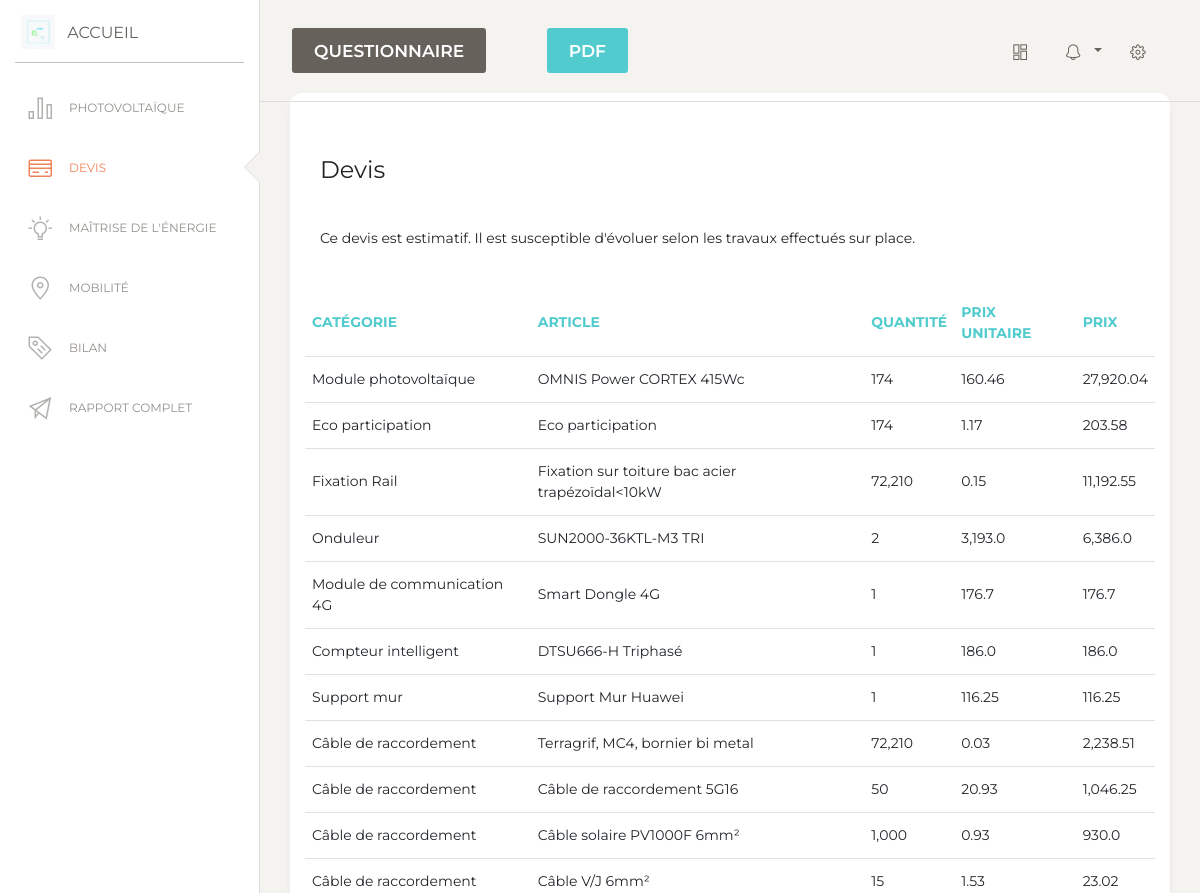
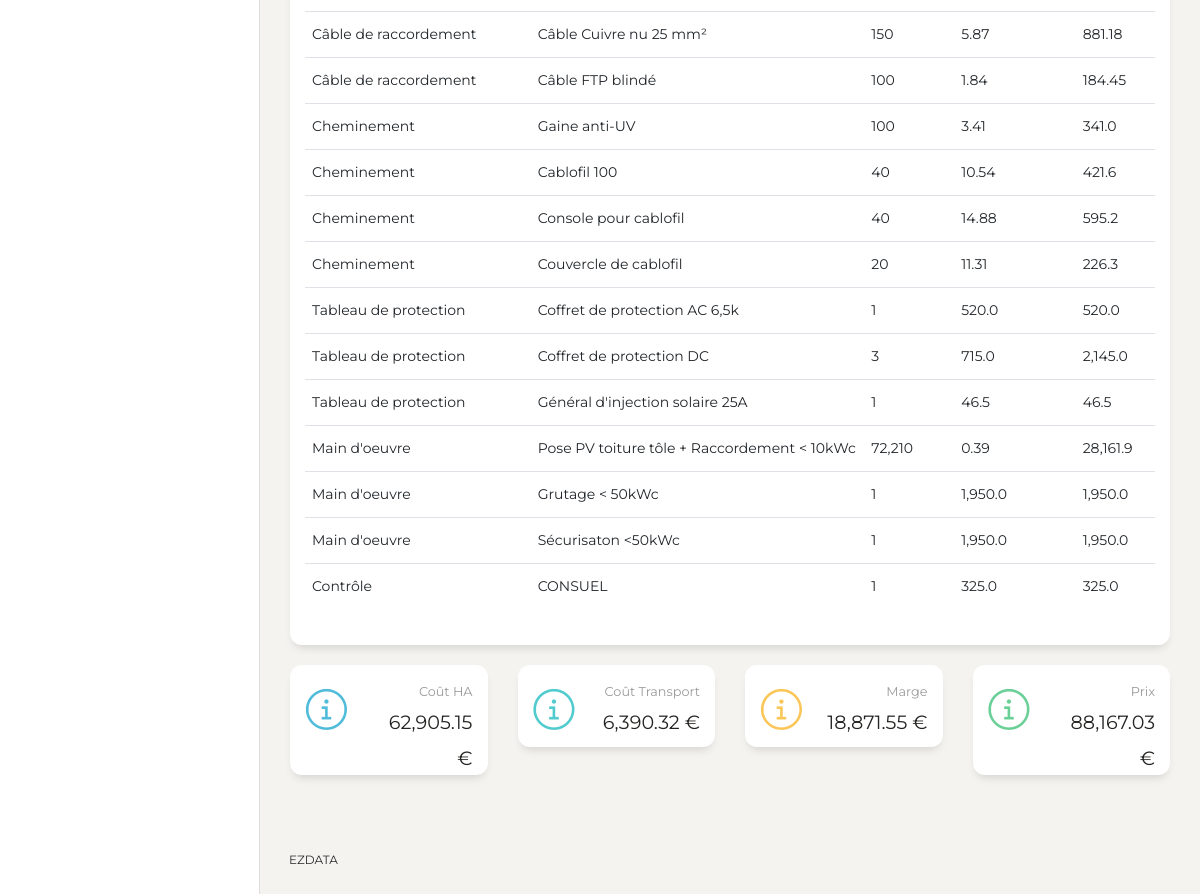
The page /6/factu (signed in) on the database its author committed (2 pictures, top to bottom).
### PV/models.py (models this page shows, shortened)
class ItemQuantite(models.Model):
    catalogue_solution = models.ForeignKey(
        CatalogueSolution, on_delete=models.CASCADE, verbose_name='Solution')
    facturation_item = models.ForeignKey(
        FacturationItem, on_delete=models.CASCADE, verbose_name='Elément')
    quantite = models.IntegerField(default=0, verbose_name='Quantité')
    def _cout_HA_unit(self):
        cout = self.facturation_item.cout_HA_unit
        return round(cout, 2)
    cout_HA_unit = property(_cout_HA_unit)
    def _cout_transport_unit(self):
        taux = self.facturation_item.taux_transport/100
        cout = taux*self.facturation_item.cout_HA_unit
        return round(cout, 2)
    cout_transport_unit = property(_cout_transport_unit)
    def _cout_HA(self):
        cout = self.facturation_item.cout_HA_unit*self.quantite
        return round(cout, 2)
    cout_HA = property(_cout_HA)
    def _cout_transport(self):
        taux = self.facturation_item.taux_transport/100
        cout_transport_unit = taux*self.facturation_item.cout_HA_unit
        cout = cout_transport_unit*self.quantite
        return round(cout, 2)
    cout_transport = property(_cout_transport)
    def _prix_unit(self):
        taux = self.facturation_item.taux_transport/100
        cout_transport_unit = taux*self.facturation_item.cout_HA_unit
        marge = self.catalogue_solution.marge/100
        prix = self.facturation_item.cout_HA_unit*(1+marge)+cout_transport_unit
        return round(prix, 2)
    prix_unit = property(_prix_unit)
    def _prix(self):
        marge = self.catalogue_solution.marge/100
        cout_HA = self.facturation_item.cout_HA_unit*self.quantite
        taux = self.facturation_item.taux_transport/100
        cout_transport_unit = taux*self.facturation_item.cout_HA_unit
        cout_transport = cout_transport_unit*self.quantite
        prix = cout_HA*(1+marge)+cout_transport
        return round(prix, 2)
    prix = property(_prix)
    def _marge(self):
        marge = self.catalogue_solution.marge/100
        cout_HA = self.facturation_item.cout_HA_unit*self.quantite
        return round(cout_HA*marge, 2)
    marge = property(_marge)
    class Meta:
        verbose_name = 'Catalogue - Entrée'

class FacturationItem(models.Model):
    type = models.CharField(max_length=255, verbose_name="Type d'équipement")
    article = models.CharField(max_length=255, verbose_name='Article')
    cout_HA_unit = models.FloatField(
        verbose_name='Coût HA unitaire')
    taux_transport = models.FloatField(
        verbose_name='Taux transport en % du prix HA')
    unites = (('Unité', 'Unité'),
              ('/ Wc', '/ Wc'),
              ('/ ml', '/ ml'),)
    unite = models.CharField(
        max_length=255, choices=unites, verbose_name='Unité', default='Unité')
    class Meta:
        verbose_name = 'Equipement'

class CatalogueSolution(models.Model):
    taille = models.FloatField(verbose_name='Taille en kWc')
    instal = (('Monophasée', 'Monophasée'),
              ('Triphasée', 'Triphasée'),)
    installation = models.CharField(
        verbose_name='Installation', choices=instal, max_length=255)
    marge = models.FloatField(verbose_name='marge en %')
    elements = models.ManyToManyField(
        FacturationItem, through='ItemQuantite')
    class Meta:
        constraints = [
            models.UniqueConstraint(
                fields=['taille', 'installation'], name="solutions uniques")
        ]
    class Meta:
        verbose_name = 'Catalogue - Solution'

class ExportSite(models.Model):
    projet = models.ForeignKey(
        Projet, on_delete=models.CASCADE, verbose_name='Projet')
    enseigne = models.ForeignKey(
        Enseigne, on_delete=models.CASCADE, verbose_name='Enseigne')
    sitename = models.CharField(
        max_length=255)
    class Meta:
        unique_together = ('enseigne',)
    def _export(self):
        export = list(model_to_dict(self).values())
        return export[3:]
    export = property(_export)

### PV/views.py (the view)
# urls.py: path('<int:id_enseigne>/factu', views.factu_catalogue, name='factu'),
@login_required
def factu_catalogue(request, id_enseigne):
    global site
    site = 1
    rqt1 = Enseigne.objects.get(id=id_enseigne)
    nb = rqt1.nb_sites
    projet = rqt1.projet
    if not ExportSite.objects.filter(enseigne=rqt1).exists():
        exportsite = ExportSite(
            projet=projet, enseigne=rqt1, sitename=rqt1.name)
        exportsite.save()
    else:
        exportsite = ExportSite.objects.get(enseigne=rqt1)
    range_nb = range(nb)
    rqt2 = Batiment.objects.filter(enseigne=rqt1, num_sites=site)[0]
    rqt3 = Localisation.objects.get(batiment=rqt2)
    territ = rqt3.territ
    rqt4 = Profil.objects.get(batiment=rqt2)
    profil = rqt4.type_profil
    personnalise = Profil_types.objects.get(type_profil='Personnalisé')
    perso = False
    if profil == personnalise:
        perso = True
        profil = ProfilPerso.objects.get(batiment=rqt2).profil
    rqt5 = Toiture.objects.get(batiment=rqt2)
    surface = rqt5.surface
    toiture = rqt5.toiture
    rqt6 = EDF.objects.get(batiment=rqt2)
    puissance = rqt6.puissance
    Nb_kW = rqt6.nb_kW
    ref = rqt6.reference
    rqt7 = Electrification.objects.get(souscription=rqt6)
    installation = rqt7.installation
    if ref == 'Bimestrielle':
        conso_perso = ((Nb_kW * 6) / 365) * 7
    if ref == 'Mensuelle':
        conso_perso = ((Nb_kW * 12) / 365) * 7
    if ref == 'Annuelle':
        conso_perso = ((Nb_kW) / 365) * 7
    sol = solution_catalogue(conso_perso, profil, perso, territ, surface,
                             installation, puissance, etat_batterie, etat_AutoProd, etat_entre_deux)
    if CentraleBatiment.objects.filter(batiment=rqt2).exists():
        cb = CentraleBatiment.objects.get(batiment=rqt2)
        if SolutionBatiment.objects.filter(centrale_batiment=cb).exists():
            x = SolutionBatiment.objects.get(centrale_batiment=cb)
            sol = x.solution
    CentraleBatiment.objects.filter(batiment=rqt2).delete()
    cb = CentraleBatiment(batiment=rqt2)
    cb.save()
    SolutionBatiment.objects.filter(centrale_batiment=cb).delete()
    x = SolutionBatiment(centrale_batiment=cb, solution=sol)
    x.save()
    choices = FacturationItem.objects.filter(type="Module photovoltaïque")
    choices = [x for x in choices]
    modulepv_qt = ItemQuantite.objects.get(
        catalogue_solution=sol, facturation_item__in=choices)
    modulepv = modulepv_qt.facturation_item
    panneau_name = modulepv.article
    panneau_qt = modulepv_qt.quantite
    panneau = ModulesPV.objects.get(Nom=panneau_name)
    taille = sol.taille
    nbr_modules = panneau_qt
    surface_totale = nbr_modules*panneau.Surface_Panneau_m2
    test = ItemQuantite.objects.filter(catalogue_solution=sol)
    p1 = sum([x.cout_HA for x in test])
    p2 = sum([x.cout_transport for x in test])
    p3 = sum([x.marge for x in test])
    p4 = sum([x.prix for x in test])
    p1 = round(p1, 2)
    p2 = round(p2, 2)
    p3 = round(p3, 2)
    p4 = round(p4, 2)
    exportsite.invest_pv = p4
    exportsite.save()
    if 'Précédent' in request.POST:
        url = reverse('mobilite', kwargs={'id_enseigne': id_enseigne})
        return HttpResponseRedirect(url)
    return render(request, 'factu_catalogue.html', {'id_enseigne': id_enseigne, 'site': site, 'nb': range_nb, 'elements': test, 'totalHA': p1, 'totalTransport': p2, 'totalMarge': p3, 'totalPrix': p4})

### PV/templates/factu_catalogue.html (shortened to what this page needs)
{% extends 'base_results.html' %}
{% block title %}
<form action="" method="POST" name="formA">
    <div class="row">
        <div class="col-md-3">
            <input type='submit' class='btn btn-sucess btn-wd' name='Précédent' value='Questionnaire' />
        </div>
        <div class="col-md-3 offset-6">
            <button class="btn btn-primary bg-gradient-info mt-lg-7 mb-0" onClick="window.print()" type="button"
                name="button">PDF</button>
        </div>
    </div>
</form>
{% endblock %}
{% block navbar %}
<li>
    <a href="{% url 'results' id_enseigne %}">
        <i class="nc-icon nc-chart-bar-32"></i>
        <p>Photovoltaïque</p>
    </a>
</li>
<li class="active">
    <a href="{% url 'factu' id_enseigne%}">
        <i class="nc-icon nc-credit-card"></i>
        <p> Devis</p>
    </a>
</li>
<li>
    <a href="{% url 'mde' id_enseigne %}">
        <i class="nc-icon nc-bulb-63"></i>
        <p>Maîtrise de l'énergie</p>
    </a>
</li>
<li>
    <a href="{% url 'mobi' id_enseigne %}">
        <i class="nc-icon nc-pin-3"></i>
        <p> Mobilité</p>
    </a>
</li>
<li>
    <a href="{% url 'bilan' id_enseigne %}">
        <i class="nc-icon nc-tag-content"></i>
        <p> Bilan</p>
    </a>
</li>
<li>
    <a href="">
        <i class="nc-icon nc-send"></i>
        <p> Rapport complet</p>
    </a>
</li>
{% endblock navbar %}
{% block content %}
{% load humanize %}
<div class="content">
    <div class="row">
        <div class="col-md-12">
            <div class="card">
                <div class="card-header">
                    <h4 class="card-body"> Devis</h4>
                    <p class="card-body">Ce devis est estimatif. Il est susceptible d'évoluer selon les travaux
                        effectués
                        sur place.
                    </p>
                </div>
                <div class="card-body">
                    <div class="table-responsive">
                        <table class="table">
                            <thead class=" text-primary">
                                <th>
                                    Catégorie
                                </th>
                                <th>
                                    Article
                                </th>
                                <th>
                                    Quantité
                                </th>
                                <th>
                                    Prix unitaire
                                </th>
                                <th>
                                    Prix
                                </th>
                            </thead>
                            <tbody>
                                {% for i in elements %}
                                <tr>
                                    <td>
                                        {{ i.facturation_item.type }}
                                    </td>
                                    <td>
                                        {{ i.facturation_item.article }}
                                    </td>
                                    <td>
                                        {{ i.quantite }}
                                    </td>
                                    <td>
                                        {{ i.prix_unit }}
                                    </td>
                                    <td>
                                        {{ i.prix }}
                                    </td>
                                </tr>
                                {% endfor %}
                            </tbody>
                        </table>
                    </div>
                </div>
            </div>
        </div>
    </div>
    <div class="row">
        <div class="col-lg-3 col-md-6 col-sm-6">
            <div class="card card-stats">
                <div class="card-body ">
                    <div class="row">
                        <div class="col-5 col-md-4">
                            <div class="icon-big text-center icon-warning">
                                <i class="nc-icon nc-alert-circle-i text-info"></i>
                            </div>
                        </div>
                        <div class="col-7 col-md-8">
                            <div class="numbers">
                                <p class="card-category"><small>Coût HA</small> </p>
                                <p class="card-title" style="font-size: 24px"><small>{{ totalHA|intcomma }} €</small>
                            </div>
                        </div>
                    </div>
                </div>
            </div>
        </div>
        <div class="col-lg-3 col-md-6 col-sm-6">
            <div class="card card-stats">
                <div class="card-body ">
                    <div class="row">
                        <div class="col-5 col-md-4">
                            <div class="icon-big text-center icon-warning">
                                <i class="nc-icon nc-alert-circle-i text-primary"></i>
                            </div>
                        </div>
                        <div class="col-7 col-md-8">
                            <div class="numbers">
                                <p class="card-category"><small>Coût Transport</small></p>
                                <p class="card-title" style="font-size: 24px"><small>{{ totalTransport|intcomma }}
                                        €</small>
                            </div>
                        </div>
                    </div>
                </div>
            </div>
        </div>
        <div class="col-lg-3 col-md-6 col-sm-6">
            <div class="card card-stats">
                <div class="card-body ">
                    <div class="row">
                        <div class="col-5 col-md-4">
                            <div class="icon-big text-center icon-warning">
                                <i class="nc-icon nc-alert-circle-i text-warning"></i>
                            </div>
                        </div>
                        <div class="col-7 col-md-8">
                            <div class="numbers">
                                <p class="card-category"><small>Marge</small></p>
                                <p class="card-title" style="font-size: 24px"><small>{{ totalMarge|intcomma }} €</small>
                            </div>
                        </div>
                    </div>
                </div>
            </div>
        </div>
        <div class="col-lg-3 col-md-6 col-sm-6">
            <div class="card card-stats">
                <div class="card-body ">
                    <div class="row">
                        <div class="col-5 col-md-4">
                            <div class="icon-big text-center icon-warning">
                                <i class="nc-icon nc-alert-circle-i text-success"></i>
                            </div>
                        </div>
                        <div class="col-7 col-md-8">
                            <div class="numbers">
                                <p class="card-category"><small>Prix</small></p>
                                <p class="card-title" style="font-size: 24px"><small>{{ totalPrix|intcomma }} €</small>
                            </div>
                        </div>
                    </div>
                </div>
            </div>
        </div>
    </div>
</div>
{% endblock %}

### rows shown on the page
ItemQuantite: facturation_item.type "Module photovoltaïque", facturation_item.article "OMNIS Power CORTEX 415Wc", quantite "174", prix_unit "160.46", prix "27,920.04"
ItemQuantite: facturation_item.type "Eco participation", facturation_item.article "Eco participation", quantite "174", prix_unit "1.17", prix "203.58"
ItemQuantite: facturation_item.type "Fixation Rail", facturation_item.article "Fixation sur toiture bac acier trapézoïdal<10kW", quantite "72,210", prix_unit "0.15", prix "11,192.55"
ItemQuantite: facturation_item.type "Onduleur", facturation_item.article "SUN2000-36KTL-M3 TRI", quantite "2", prix_unit "3,193.0", prix "6,386.0"
ItemQuantite: facturation_item.type "Module de communication 4G", facturation_item.article "Smart Dongle 4G", quantite "1", prix_unit "176.7", prix "176.7"
ItemQuantite: facturation_item.type "Compteur intelligent", facturation_item.article "DTSU666-H Triphasé", quantite "1", prix_unit "186.0", prix "186.0"
ItemQuantite: facturation_item.type "Support mur", facturation_item.article "Support Mur Huawei", quantite "1", prix_unit "116.25", prix "116.25"
ItemQuantite: facturation_item.type "Câble de raccordement", facturation_item.article "Terragrif, MC4, bornier bi metal", quantite "72,210", prix_unit "0.03", prix "2,238.51"
ItemQuantite: facturation_item.type "Câble de raccordement", facturation_item.article "Câble de raccordement 5G16", quantite "50", prix_unit "20.93", prix "1,046.25"
ItemQuantite: facturation_item.type "Câble de raccordement", facturation_item.article "Câble solaire PV1000F 6mm²", quantite "1,000", prix_unit "0.93", prix "930.0"
ItemQuantite: facturation_item.type "Câble de raccordement", facturation_item.article "Câble V/J 6mm²", quantite "15", prix_unit "1.53", prix "23.02"
ItemQuantite: facturation_item.type "Câble de raccordement", facturation_item.article "Câble Cuivre nu 25 mm²", quantite "150", prix_unit "5.87", prix "881.18"
ItemQuantite: facturation_item.type "Câble de raccordement", facturation_item.article "Câble FTP blindé", quantite "100", prix_unit "1.84", prix "184.45"
ItemQuantite: facturation_item.type "Cheminement", facturation_item.article "Gaine anti-UV", quantite "100", prix_unit "3.41", prix "341.0"
ItemQuantite: facturation_item.type "Cheminement", facturation_item.article "Cablofil 100", quantite "40", prix_unit "10.54", prix "421.6"
ItemQuantite: facturation_item.type "Cheminement", facturation_item.article "Console pour cablofil", quantite "40", prix_unit "14.88", prix "595.2"
ItemQuantite: facturation_item.type "Cheminement", facturation_item.article "Couvercle de cablofil", quantite "20", prix_unit "11.31", prix "226.3"
ItemQuantite: facturation_item.type "Tableau de protection", facturation_item.article "Coffret de protection AC 6,5k", quantite "1", prix_unit "520.0", prix "520.0"
ItemQuantite: facturation_item.type "Tableau de protection", facturation_item.article "Coffret de protection DC", quantite "3", prix_unit "715.0", prix "2,145.0"
ItemQuantite: facturation_item.type "Tableau de protection", facturation_item.article "Général d'injection solaire 25A", quantite "1", prix_unit "46.5", prix "46.5"
ItemQuantite: facturation_item.type "Main d'oeuvre", facturation_item.article "Pose PV toiture tôle + Raccordement < 10kWc", quantite "72,210", prix_unit "0.39", prix "28,161.9"
ItemQuantite: facturation_item.type "Main d'oeuvre", facturation_item.article "Grutage < 50kWc", quantite "1", prix_unit "1,950.0", prix "1,950.0"
ItemQuantite: facturation_item.type "Main d'oeuvre", facturation_item.article "Sécurisaton <50kWc", quantite "1", prix_unit "1,950.0", prix "1,950.0"
ItemQuantite: facturation_item.type "Contrôle", facturation_item.article "CONSUEL", quantite "1", prix_unit "325.0", prix "325.0"
ExportSite: invest_pv "88,167.03"

### other values the page prints
{{ totalHA|intcomma }} "62,905.15"
{{ totalTransport|intcomma }} "6,390.32"
{{ totalMarge|intcomma }} "18,871.55"
